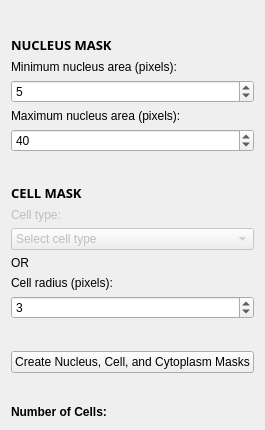
     <widget class="QWidget" name="segTab">
      <attribute name="title">
       <string>Segmentation</string>
      </attribute>
      <layout class="QFormLayout" name="formLayout_2">
       <item row="1" column="0" colspan="2">
        <widget class="QLabel" name="segmentationErrorMessage">
         <property name="minimumSize">
          <size>
           <width>10</width>
           <height>0</height>
          </size>
         </property>
         <property name="palette">
          <palette>
           <active>
            <colorrole role="WindowText">
             <brush brushstyle="SolidPattern">
              <color alpha="255">
               <red>255</red>
               <green>0</green>
               <blue>0</blue>
              </color>
             </brush>
            </colorrole>
           </active>
           <inactive>
            <colorrole role="WindowText">
             <brush brushstyle="SolidPattern">
              <color alpha="255">
               <red>255</red>
               <green>0</green>
               <blue>0</blue>
              </color>
             </brush>
            </colorrole>
           </inactive>
           <disabled>
            <colorrole role="WindowText">
             <brush brushstyle="SolidPattern">
              <color alpha="255">
               <red>120</red>
               <green>120</green>
               <blue>120</blue>
              </color>
             </brush>
            </colorrole>
           </disabled>
          </palette>
         </property>
         <property name="font">
          <font>
           <family>Courier</family>
           <pointsize>12</pointsize>
           <weight>75</weight>
           <bold>true</bold>
          </font>
         </property>
         <property name="text">
          <string/>
         </property>
        </widget>
       </item>
       <item row="4" column="0">
        <widget class="QLabel" name="nucleusDim">
         <property name="enabled">
          <bool>true</bool>
         </property>
         <property name="text">
          <string>Minimum nucleus area (pixels):</string>
         </property>
        </widget>
       </item>
       <item row="5" column="0" colspan="2">
        <widget class="QSpinBox" name="nucleiMin">
         <property name="value">
          <number>5</number>
         </property>
        </widget>
       </item>
       <item row="6" column="0">
        <widget class="QLabel" name="label_7">
         <property name="text">
          <string>Maximum nucleus area (pixels):</string>
         </property>
        </widget>
       </item>
       <item row="7" column="0" colspan="2">
        <widget class="QSpinBox" name="nucleiMax">
         <property name="maximum">
          <number>1000</number>
         </property>
         <property name="value">
          <number>40</number>
         </property>
        </widget>
       </item>
       <item row="9" column="0">
        <spacer name="horizontalSpacer_12">
         <property name="orientation">
          <enum>Qt::Horizontal</enum>
         </property>
         <property name="sizeHint" stdset="0">
          <size>
           <width>40</width>
           <height>20</height>
          </size>
         </property>
        </spacer>
       </item>
       <item row="10" column="0">
        <widget class="QLabel" name="label_6">
         <property name="font">
          <font>
           <family>Montserrat</family>
           <pointsize>10</pointsize>
           <weight>75</weight>
           <bold>true</bold>
           <underline>false</underline>
          </font>
         </property>
         <property name="text">
          <string>CELL MASK</string>
         </property>
        </widget>
       </item>
       <item row="11" column="0">
        <widget class="QLabel" name="cellType">
         <property name="enabled">
          <bool>false</bool>
         </property>
         <property name="text">
          <string>Cell type:</string>
         </property>
        </widget>
       </item>
       <item row="12" column="0" colspan="2">
        <widget class="QComboBox" name="cellTypeSelect">
         <property name="enabled">
          <bool>false</bool>
         </property>
         <property name="maxVisibleItems">
          <number>39</number>
         </property>
         <item>
          <property name="text">
           <string>Select cell type</string>
          </property>
         </item>
         <item>
          <property name="text">
           <string>Human</string>
          </property>
         </item>
         <item>
          <property name="text">
           <string>Mouse</string>
          </property>
         </item>
         <item>
          <property name="text">
           <string>Frog</string>
          </property>
         </item>
        </widget>
       </item>
       <item row="13" column="0">
        <widget class="QLabel" name="label_8">
         <property name="font">
          <font>
           <pointsize>9</pointsize>
          </font>
         </property>
         <property name="layoutDirection">
          <enum>Qt::LeftToRight</enum>
         </property>
         <property name="text">
          <string>OR</string>
         </property>
         <property name="alignment">
          <set>Qt::AlignCenter</set>
         </property>
        </widget>
       </item>
       <item row="14" column="0">
        <widget class="QLabel" name="cellDim">
         <property name="text">
          <string>Cell radius (pixels):</string>
         </property>
        </widget>
       </item>
       <item row="15" column="0" colspan="2">
        <widget class="QSpinBox" name="cellDimInput">
         <property name="value">
          <number>3</number>
         </property>
        </widget>
       </item>
       <item row="16" column="0">
        <spacer name="horizontalSpacer_2">
         <property name="orientation">
          <enum>Qt::Horizontal</enum>
         </property>
         <property name="sizeHint" stdset="0">
          <size>
           <width>40</width>
           <height>20</height>
          </size>
         </property>
        </spacer>
       </item>
       <item row="18" column="0" colspan="2">
        <widget class="QPushButton" name="crtMaskButton">
         <property name="text">
          <string>Create Nucleus, Cell, and Cytoplasm Masks</string>
         </property>
        </widget>
       </item>
       <item row="19" column="0">
        <spacer name="horizontalSpacer_3">
         <property name="orientation">
          <enum>Qt::Horizontal</enum>
         </property>
         <property name="sizeHint" stdset="0">
          <size>
           <width>40</width>
           <height>20</height>
          </size>
         </property>
        </spacer>
       </item>
       <item row="20" column="0">
        <widget class="QLabel" name="label_19">
         <property name="font">
          <font>
           <weight>75</weight>
           <bold>true</bold>
          </font>
         </property>
         <property name="text">
          <string>Number of Cells:</string>
         </property>
        </widget>
       </item>
       <item row="20" column="1">
        <widget class="QLabel" name="nCellsLabel">
         <property name="font">
          <font>
           <weight>75</weight>
           <bold>true</bold>
          </font>
         </property>
         <property name="text">
          <string/>
         </property>
        </widget>
       </item>
       <item row="3" column="0">
        <widget class="QLabel" name="label_5">
         <property name="font">
          <font>
           <family>Montserrat</family>
           <pointsize>10</pointsize>
           <weight>75</weight>
           <bold>true</bold>
           <underline>false</underline>
          </font>
         </property>
         <property name="text">
          <string>NUCLEUS MASK</string>
         </property>
        </widget>
       </item>
      </layout>
     </widget>
